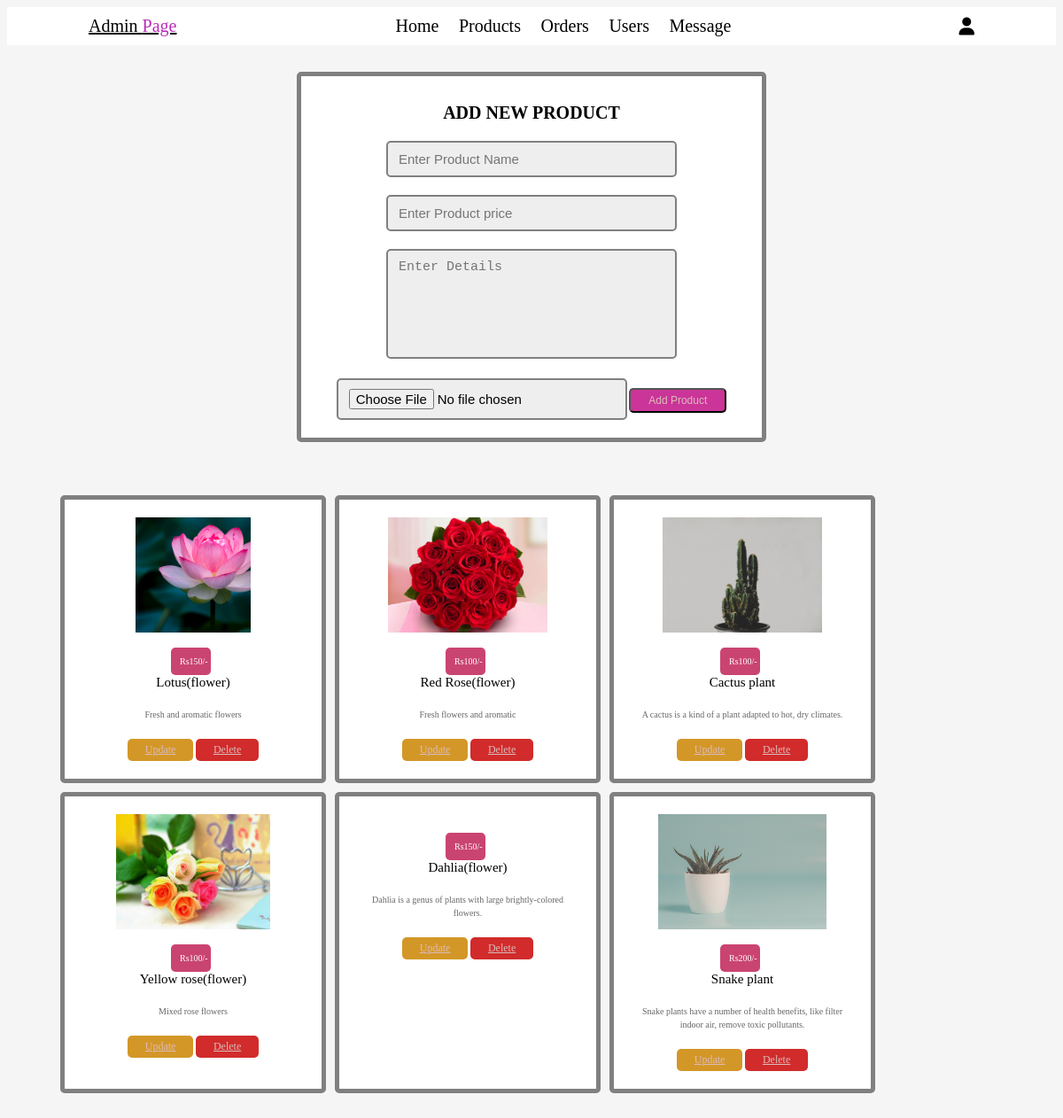
The page /products.php (signed in) on the database its author committed.
### tables this page shows
CREATE TABLE `products` (
  `id` int(11) NOT NULL,
  `name` varchar(255) NOT NULL,
  `details` varchar(255) NOT NULL,
  `price` int(255) NOT NULL,
  `image` varchar(255) NOT NULL
);

### products.php (the view, shortened to what this page needs)
<?php
include('config.php');
?>
<!DOCTYPE html>
<html lang="en">
<head>
    <link rel="stylesheet" href="css/admin.css">
    <link rel="stylesheet" href="https://cdnjs.cloudflare.com/ajax/libs/font-awesome/6.1.1/css/all.min.css">
</head>
<body>
<?php include('admin_header.php');?>
<section class="add-products">
<form action="" method="POST" enctype="multipart/form-data">
<h3>Add New Product</h3>
<input type="text" class="box" required placeholder="Enter Product Name" name="name">
<input type="number" min="0"  class="box" required placeholder="Enter Product price" name="price">
<textarea name="details" class="box" required placeholder="Enter Details" cols="25" rows="10"></textarea>
<input type="file" accept="image/jpg, image/jpeg, image/png, image/webp" required class="box" name="image">
<input type="submit" value="Add product" name="add_product" class="btn">
</form>
</section>
<section class="show-products">
<div class="box-container">
<?php
$select_products=mysqli_query($conn,"select * from products") or die('query failed');
if(mysqli_num_rows($select_products)> 0){
while($fetch_products=mysqli_fetch_assoc($select_products)){
?>
<div class="box">
<img class="image" src="images/<?php echo $fetch_products['image'];?>" alt="">
<div class="price"><?php echo 'Rs' . $fetch_products['price'].'/-';?></div>
<div class="name"><?php echo $fetch_products['name'];?></div>
<div class="details"><?php echo $fetch_products['details'];?></div>
<a href="update.php?update=<?php echo $fetch_products['id'];?>"class="option-btn">Update</a>
<a href="products.php?delete=<?php echo $fetch_products['id'];?>"class="delete-btn" onclick="return confirm('Delete the product?');">Delete</a>
</div>
<?php
}
}
?>
</div>
</section><script src="js/admin.js"></script></body></html>

### admin_header.php (shortened to what this page needs)
<header class="header">
<div class="flex">
<a href="admin_page.php" class="logo">Admin <span>Page</span></a>
<nav class="navbar">
<a href="admin_page.php">Home</a>
<a href="products.php">Products</a>
<a href="orders.php">Orders</a>
<a href="users.php">Users</a>
<a href="contacts.php">Message</a>
</nav>
<div class="icons">
<div id="user-btn" class="fas fa-user"></div>
</div>
</div>
</header>

### css/admin.css (style rules this page uses)
html { font-size:62.5%; scroll-behavior: smooth; scroll-padding-top: 6rem; overflow-x: hidden; }
body { background:whitesmoke ; }
section { padding:3rem 2rem; }
.btn,.delete-btn,.option-btn { display: inline-block; border-radius:.5rem; margin-top:1rem; font-size:1.2rem; color:rgb(220, 187, 187); cursor:pointer; padding:.5rem 2rem; text-transform: capitalize; }
.btn { background-color: rgb(203, 52, 152); }
.delete-btn { background-color: rgb(209, 43, 43); }
.option-btn { background-color: rgb(211, 151, 39); }
.header { position: sticky; top:0;left:0;right:0; z-index:1000; background-color:white; box-shadow:#666; }
.header .flex { display: flex; align-items:center; justify-content: space-between; padding: 1rem; max-width:1000px; margin:0 auto; position:relative; }
.header .flex .icons div { font-size: 2rem; margin-left: 1rem; cursor: pointer; color:black; }
.header .flex .navbar a { margin:0 1rem; font-size: 2rem; color:black; text-decoration: none; }
.header .flex .logo { font-size: 2rem; color:black; }
.header .flex .logo span { color:rgb(184, 44, 184); }
.add-products form { max-width:50rem; border-radius:.5rem; background-color:white; border:.5rem solid grey; padding:1rem; text-align: center; margin:0 auto; }
.add-products form h3 { font-size:2rem; text-transform: uppercase; color:black; margin-bottom:1rem; }
.add-products form .box { width:60%; margin:1rem 0; font-size:1.5rem; color:black; border-radius:0.5rem; background-color: #eee; padding:1rem 1.2rem; border:.2rem solid grey; }
.add-products form textarea { height:10rem; resize: none; }
.show-products .box-container { display: grid; grid-template-columns: repeat(auto-fit,30rem); gap:1rem; max-width: 1000px; justify-content:center; }
.show-products .box-container .box { text-align: center; padding:2rem; border:.5rem solid grey; background-color: white; box-shadow: #999; border-radius: .5rem; position: relative; }
.show-products .box-container .box .image { height:13rem; margin-bottom: .5rem; }
.show-products .box-container .box .price { background-color: rgb(202, 68, 113); position: relative; top:1rem; left:10rem; border-radius:.5rem; color:white; padding:1rem; font-size:1rem; width:10%; }
.show-products .box-container .box .name { margin:1rem 0; font-size: 1.5rem; color:black; }
.show-products .box-container .box .details { line-height: 1.5; color:#666; font-size: 1rem; padding:1rem 0; }

### rows shown on the page
products: image (picture), price "150", name "Lotus(flower)", details "Fresh and aromatic flowers"
products: image (picture), price "100", name "Red Rose(flower)", details "Fresh flowers and aromatic"
products: image (picture), price "100", name "Cactus plant", details "A cactus is a kind of a plant adapted to hot, dry climates."
products: image (picture), price "100", name "Yellow rose(flower)", details "Mixed rose flowers"
products: price "150", name "Dahlia(flower)", details "Dahlia is a genus of plants with large brightly-colored flowers."
products: image (picture), price "200", name "Snake plant", details "Snake plants have a number of health benefits, like filter indoor air, remove toxic pollutants."
